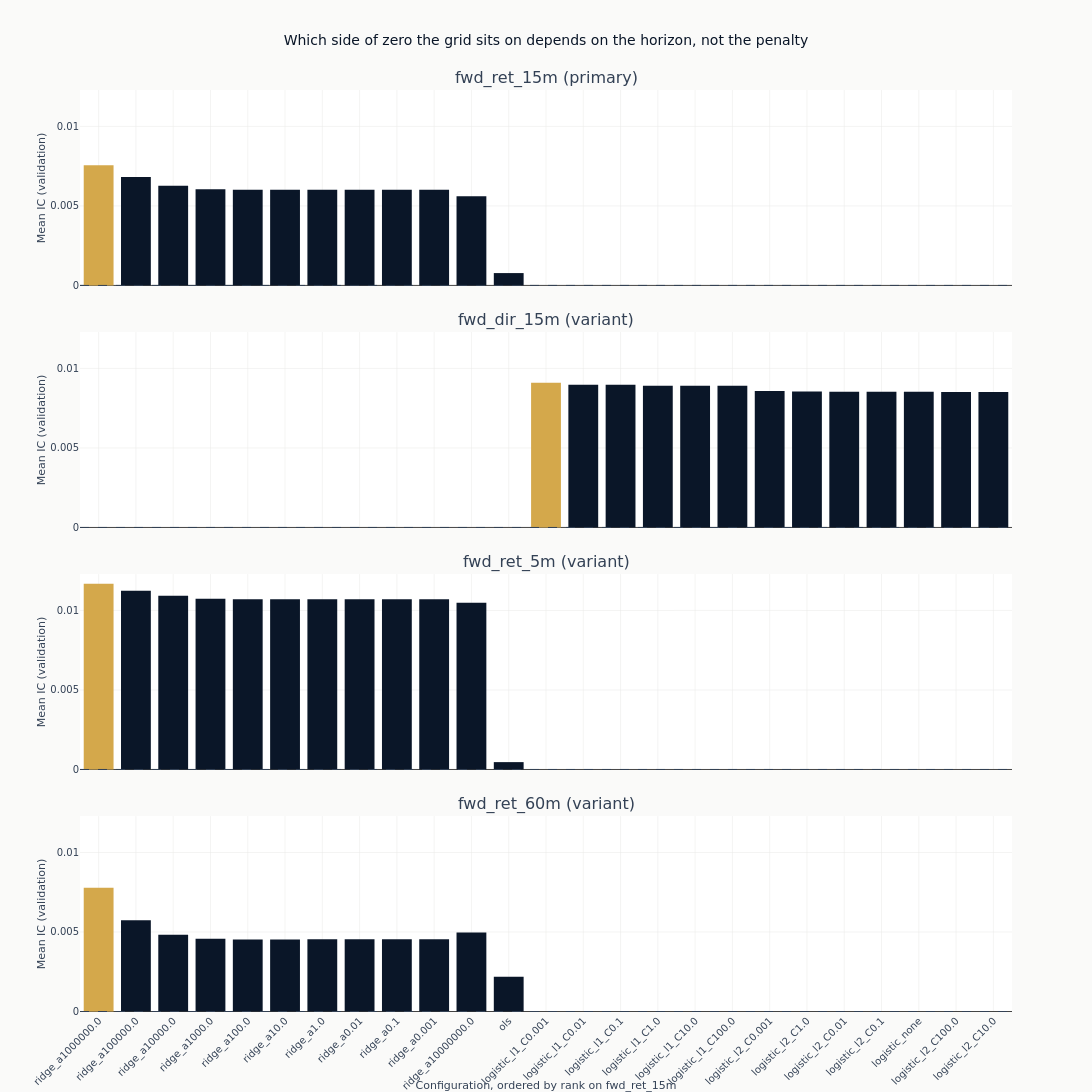

Write notebook code for a chart like this one.
### Markdown cell above
### How the penalty grid ranks

One panel per label on one shared vertical scale, so the horizons are compared rather than each
one rescaled to fill its own panel. Only the configurations measured at all of their own label's
scorable decision times are charted; the partial-coverage ones are in the table above with
`full_coverage` false, and are left out here because their IC is an average over a different set
of timestamps.

The configurations are held in one order across the panels - their ranking on the primary label
- so a panel that does not descend is a horizon that orders the grid differently.

### Code cell
full = catalog.filter("full_coverage")
config_order = (
    full.filter(pl.col("label") == panel_labels[0])
    .sort("ic_mean", descending=True)
    .get_column("config_name")
    .to_list()
)

# `shared_yaxes` matches axes across columns, so with one column it does nothing and each panel
# would be rescaled to fill itself. Matching every row to the first is what puts the horizons on
# one vertical scale, which is what stacking them is for.
fig_ic = make_subplots(
    rows=len(panel_labels),
    cols=1,
    shared_xaxes=True,
    vertical_spacing=0.05,
    subplot_titles=[
        f"{label} ({'primary' if label == primary else 'variant'})" for label in panel_labels
    ],
)
for row, label in enumerate(panel_labels, start=1):
    panel = full.filter(pl.col("label") == label)
    # The classification label declares its own configurations; they keep them and are appended
    # after the shared order rather than dropped from the figure.
    order = [name for name in config_order if name in set(panel.get_column("config_name"))]
    order += [name for name in panel.get_column("config_name").to_list() if name not in order]
    panel = panel.with_columns(
        rank=pl.col("config_name").replace_strict(
            {name: index for index, name in enumerate(order)}, return_dtype=pl.Int32
        )
    ).sort("rank")
    best = panel.get_column("ic_mean").max()
    fig_ic.add_trace(
        go.Bar(
            x=panel.get_column("config_name").to_list(),
            y=panel.get_column("ic_mean").to_list(),
            marker_color=[
                COLORS["amber"] if value == best else COLORS["blue"]
                for value in panel.get_column("ic_mean")
            ],
            showlegend=False,
        ),
        row=row,
        col=1,
    )
    fig_ic.add_hline(
        y=0, line_width=1, line_dash="dash", line_color=COLORS["neutral"], row=row, col=1
    )
    fig_ic.update_yaxes(title_text="Mean IC (validation)", row=row, col=1)
    if row > 1:
        fig_ic.update_yaxes(matches="y", row=row, col=1)
fig_ic.update_xaxes(
    title_text=f"Configuration, ordered by rank on {panel_labels[0]}",
    tickangle=-45,
    row=len(panel_labels),
    col=1,
)
fig_ic.update_layout(
    title="Which side of zero the grid sits on depends on the horizon, not the penalty",
    height=280 * len(panel_labels),
    width=1100,
    margin=dict(t=90),
)
# Which labels clear zero is a fact about the frame, so the alt text reads it rather than
# asserting it. A sentence about "the" leading configuration was true of the one label this
# notebook used to fit and is false of the set it fits now.
side_text = "; ".join(
    f"{row['label']} has {row['n_positive']} of {row['configurations']} above zero"
    for row in by_label.sort("label").iter_rows(named=True)
)
show_plotly_with_alt(
    fig_ic,
    "Bar charts of mean validation information coefficient for every full-coverage linear "
    "configuration, one panel per declared label on one shared vertical scale, each panel's "
    "highest bar in amber and the rest in dark navy, with a dashed zero line across each. The "
    "bars are held in the primary label's ranking order in every panel, so a panel that does not "
    f"descend is a horizon that orders the grid differently. Counted from the frame: {side_text}.",
)

### Figure 1 — Plotly figure (JSON) as saved in the notebook; plotly's stock layout.template omitted (floating-point values rounded to 4 significant figures)
{"data": [{"marker": {"color": ["#D4A84B", "#0a1628", "#0a1628", "#0a1628", "#0a1628", "#0a1628", "#0a1628", "#0a1628", "#0a1628", "#0a1628", "#0a1628", "#0a1628"]}, "showlegend": false, "type": "bar", "x": ["ridge_a1000000.0", "ridge_a100000.0", "ridge_a10000.0", "ridge_a1000.0", "ridge_a100.0", "ridge_a10.0", "ridge_a1.0", "ridge_a0.01", "ridge_a0.1", "ridge_a0.001", "ridge_a10000000.0", "ols"], "xaxis": "x", "y": [0.007555, 0.006824, 0.006266, 0.006052, 0.006022, 0.006018, 0.006017, 0.006017, 0.006017, 0.006017, 0.005613, 0.0007766], "yaxis": "y"}, {"marker": {"color": ["#D4A84B", "#0a1628", "#0a1628", "#0a1628", "#0a1628", "#0a1628", "#0a1628", "#0a1628", "#0a1628", "#0a1628", "#0a1628", "#0a1628", "#0a1628"]}, "showlegend": false, "type": "bar", "x": ["logistic_l1_C0.001", "logistic_l1_C0.01", "logistic_l1_C0.1", "logistic_l1_C1.0", "logistic_l1_C10.0", "logistic_l1_C100.0", "logistic_l2_C0.001", "logistic_l2_C1.0", "logistic_l2_C0.01", "logistic_l2_C0.1", "logistic_none", "logistic_l2_C100.0", "logistic_l2_C10.0"], "xaxis": "x2", "y": [0.009105, 0.00898, 0.008968, 0.008918, 0.008918, 0.008918, 0.008588, 0.008542, 0.00854, 0.008535, 0.008528, 0.008524, 0.008519], "yaxis": "y2"}, {"marker": {"color": ["#D4A84B", "#0a1628", "#0a1628", "#0a1628", "#0a1628", "#0a1628", "#0a1628", "#0a1628", "#0a1628", "#0a1628", "#0a1628", "#0a1628"]}, "showlegend": false, "type": "bar", "x": ["ridge_a1000000.0", "ridge_a100000.0", "ridge_a10000.0", "ridge_a1000.0", "ridge_a100.0", "ridge_a10.0", "ridge_a1.0", "ridge_a0.01", "ridge_a0.1", "ridge_a0.001", "ridge_a10000000.0", "ols"], "xaxis": "x3", "y": [0.01167, 0.01124, 0.01093, 0.01074, 0.01071, 0.01071, 0.01071, 0.01071, 0.01071, 0.01071, 0.01049, 0.0004624], "yaxis": "y3"}, {"marker": {"color": ["#D4A84B", "#0a1628", "#0a1628", "#0a1628", "#0a1628", "#0a1628", "#0a1628", "#0a1628", "#0a1628", "#0a1628", "#0a1628", "#0a1628"]}, "showlegend": false, "type": "bar", "x": ["ridge_a1000000.0", "ridge_a100000.0", "ridge_a10000.0", "ridge_a1000.0", "ridge_a100.0", "ridge_a10.0", "ridge_a1.0", "ridge_a0.01", "ridge_a0.1", "ridge_a0.001", "ridge_a10000000.0", "ols"], "xaxis": "x4", "y": [0.007782, 0.005737, 0.004832, 0.004568, 0.004535, 0.004536, 0.004537, 0.004537, 0.004537, 0.004537, 0.004961, 0.00218], "yaxis": "y4"}], "layout": {"annotations": [{"font": {"size": 16}, "showarrow": false, "text": "fwd_ret_15m (primary)", "x": 0.5, "xanchor": "center", "xref": "paper", "y": 1.0, "yanchor": "bottom", "yref": "paper"}, {"font": {"size": 16}, "showarrow": false, "text": "fwd_dir_15m (variant)", "x": 0.5, "xanchor": "center", "xref": "paper", "y": 0.7375, "yanchor": "bottom", "yref": "paper"}, {"font": {"size": 16}, "showarrow": false, "text": "fwd_ret_5m (variant)", "x": 0.5, "xanchor": "center", "xref": "paper", "y": 0.475, "yanchor": "bottom", "yref": "paper"}, {"font": {"size": 16}, "showarrow": false, "text": "fwd_ret_60m (variant)", "x": 0.5, "xanchor": "center", "xref": "paper", "y": 0.2125, "yanchor": "bottom", "yref": "paper"}], "height": 1120, "margin": {"t": 90}, "shapes": [{"line": {"color": "#334155", "dash": "dash", "width": 1}, "type": "line", "x0": 0, "x1": 1, "xref": "x domain", "y0": 0, "y1": 0, "yref": "y"}, {"line": {"color": "#334155", "dash": "dash", "width": 1}, "type": "line", "x0": 0, "x1": 1, "xref": "x2 domain", "y0": 0, "y1": 0, "yref": "y2"}, {"line": {"color": "#334155", "dash": "dash", "width": 1}, "type": "line", "x0": 0, "x1": 1, "xref": "x3 domain", "y0": 0, "y1": 0, "yref": "y3"}, {"line": {"color": "#334155", "dash": "dash", "width": 1}, "type": "line", "x0": 0, "x1": 1, "xref": "x4 domain", "y0": 0, "y1": 0, "yref": "y4"}], "title": {"text": "Which side of zero the grid sits on depends on the horizon, not the penalty"}, "width": 1100, "xaxis": {"anchor": "y", "domain": [0.0, 1.0], "matches": "x4", "showticklabels": false}, "xaxis2": {"anchor": "y2", "domain": [0.0, 1.0], "matches": "x4", "showticklabels": false}, "xaxis3": {"anchor": "y3", "domain": [0.0, 1.0], "matches": "x4", "showticklabels": false}, "xaxis4": {"anchor": "y4", "domain": [0.0, 1.0], "tickangle": -45, "title": {"text": "Configuration, ordered by rank on fwd_ret_15m"}}, "yaxis": {"anchor": "x", "domain": [0.7875, 1.0], "title": {"text": "Mean IC (validation)"}}, "yaxis2": {"anchor": "x2", "domain": [0.525, 0.7375], "matches": "y", "title": {"text": "Mean IC (validation)"}}, "yaxis3": {"anchor": "x3", "domain": [0.2625, 0.475], "matches": "y", "title": {"text": "Mean IC (validation)"}}, "yaxis4": {"anchor": "x4", "domain": [0.0, 0.2125], "matches": "y", "title": {"text": "Mean IC (validation)"}}}}
